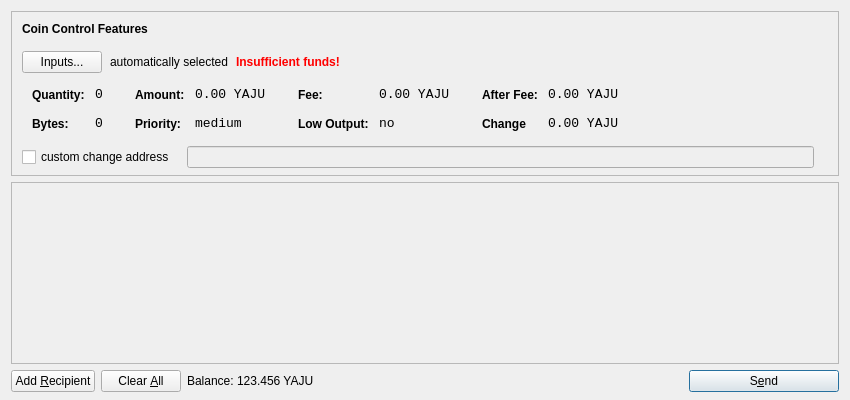
<?xml version="1.0" encoding="UTF-8"?>
<ui version="4.0">
 <class>SendCoinsDialog</class>
 <widget class="QDialog" name="SendCoinsDialog">
  <property name="geometry">
   <rect>
    <x>0</x>
    <y>0</y>
    <width>850</width>
    <height>400</height>
   </rect>
  </property>
  <property name="windowTitle">
   <string>Send Coins</string>
  </property>
  <layout class="QVBoxLayout" name="verticalLayout" stretch="0,1,0">
   <property name="bottomMargin">
    <number>8</number>
   </property>
   <item>
    <widget class="QFrame" name="frameCoinControl">
     <property name="sizePolicy">
      <sizepolicy hsizetype="Expanding" vsizetype="Expanding">
       <horstretch>0</horstretch>
       <verstretch>0</verstretch>
      </sizepolicy>
     </property>
     <property name="maximumSize">
      <size>
       <width>16777215</width>
       <height>16777215</height>
      </size>
     </property>
     <property name="frameShape">
      <enum>QFrame::StyledPanel</enum>
     </property>
     <property name="frameShadow">
      <enum>QFrame::Sunken</enum>
     </property>
     <layout class="QVBoxLayout" name="verticalLayoutCoinControl2">
      <property name="spacing">
       <number>-1</number>
      </property>
      <property name="leftMargin">
       <number>0</number>
      </property>
      <property name="topMargin">
       <number>0</number>
      </property>
      <property name="rightMargin">
       <number>0</number>
      </property>
      <property name="bottomMargin">
       <number>6</number>
      </property>
      <item>
       <layout class="QVBoxLayout" name="verticalLayoutCoinControl" stretch="0,0,0,0,1">
        <property name="spacing">
         <number>0</number>
        </property>
        <property name="leftMargin">
         <number>10</number>
        </property>
        <property name="topMargin">
         <number>10</number>
        </property>
        <item>
         <layout class="QHBoxLayout" name="horizontalLayoutCoinControl1">
          <property name="bottomMargin">
           <number>15</number>
          </property>
          <item>
           <widget class="QLabel" name="labelCoinControlFeatures">
            <property name="sizePolicy">
             <sizepolicy hsizetype="Preferred" vsizetype="Maximum">
              <horstretch>0</horstretch>
              <verstretch>0</verstretch>
             </sizepolicy>
            </property>
            <property name="font">
             <font>
              <weight>75</weight>
              <bold>true</bold>
             </font>
            </property>
            <property name="styleSheet">
             <string notr="true">font-weight:bold;</string>
            </property>
            <property name="text">
             <string>Coin Control Features</string>
            </property>
           </widget>
          </item>
         </layout>
        </item>
        <item>
         <layout class="QHBoxLayout" name="horizontalLayoutCoinControl2" stretch="0,0,0,0">
          <property name="spacing">
           <number>8</number>
          </property>
          <property name="bottomMargin">
           <number>10</number>
          </property>
          <item>
           <widget class="QPushButton" name="pushButtonCoinControl">
            <property name="styleSheet">
             <string notr="true"/>
            </property>
            <property name="text">
             <string>Inputs...</string>
            </property>
           </widget>
          </item>
          <item>
           <widget class="QLabel" name="labelCoinControlAutomaticallySelected">
            <property name="text">
             <string>automatically selected</string>
            </property>
            <property name="margin">
             <number>5</number>
            </property>
           </widget>
          </item>
          <item>
           <widget class="QLabel" name="labelCoinControlInsuffFunds">
            <property name="font">
             <font>
              <weight>75</weight>
              <bold>true</bold>
             </font>
            </property>
            <property name="styleSheet">
             <string notr="true">color:red;font-weight:bold;</string>
            </property>
            <property name="text">
             <string>Insufficient funds!</string>
            </property>
            <property name="margin">
             <number>5</number>
            </property>
           </widget>
          </item>
          <item>
           <spacer name="horizontalSpacerCoinControl">
            <property name="orientation">
             <enum>Qt::Horizontal</enum>
            </property>
            <property name="sizeHint" stdset="0">
             <size>
              <width>40</width>
              <height>1</height>
             </size>
            </property>
           </spacer>
          </item>
         </layout>
        </item>
        <item>
         <widget class="QWidget" name="widgetCoinControl" native="true">
          <property name="sizePolicy">
           <sizepolicy hsizetype="Preferred" vsizetype="Preferred">
            <horstretch>0</horstretch>
            <verstretch>0</verstretch>
           </sizepolicy>
          </property>
          <property name="minimumSize">
           <size>
            <width>0</width>
            <height>0</height>
           </size>
          </property>
          <property name="styleSheet">
           <string notr="true"/>
          </property>
          <layout class="QHBoxLayout" name="horizontalLayoutCoinControl5">
           <property name="margin">
            <number>0</number>
           </property>
           <item>
            <layout class="QHBoxLayout" name="horizontalLayoutCoinControl3" stretch="0,0,0,1">
             <property name="spacing">
              <number>20</number>
             </property>
             <property name="topMargin">
              <number>0</number>
             </property>
             <property name="bottomMargin">
              <number>10</number>
             </property>
             <item>
              <layout class="QFormLayout" name="formLayoutCoinControl1">
               <property name="horizontalSpacing">
                <number>10</number>
               </property>
               <property name="verticalSpacing">
                <number>14</number>
               </property>
               <property name="leftMargin">
                <number>10</number>
               </property>
               <property name="topMargin">
                <number>4</number>
               </property>
               <property name="rightMargin">
                <number>6</number>
               </property>
               <item row="0" column="0">
                <widget class="QLabel" name="labelCoinControlQuantityText">
                 <property name="styleSheet">
                  <string notr="true">font-weight:bold;</string>
                 </property>
                 <property name="text">
                  <string>Quantity:</string>
                 </property>
                 <property name="margin">
                  <number>0</number>
                 </property>
                </widget>
               </item>
               <item row="0" column="1">
                <widget class="QLabel" name="labelCoinControlQuantity">
                 <property name="font">
                  <font>
                   <family>Monospace</family>
                   <pointsize>10</pointsize>
                  </font>
                 </property>
                 <property name="cursor">
                  <cursorShape>IBeamCursor</cursorShape>
                 </property>
                 <property name="contextMenuPolicy">
                  <enum>Qt::ActionsContextMenu</enum>
                 </property>
                 <property name="text">
                  <string>0</string>
                 </property>
                 <property name="margin">
                  <number>0</number>
                 </property>
                 <property name="textInteractionFlags">
                  <set>Qt::LinksAccessibleByMouse|Qt::TextSelectableByKeyboard|Qt::TextSelectableByMouse</set>
                 </property>
                </widget>
               </item>
               <item row="1" column="0">
                <widget class="QLabel" name="labelCoinControlBytesText">
                 <property name="styleSheet">
                  <string notr="true">font-weight:bold;</string>
                 </property>
                 <property name="text">
                  <string>Bytes:</string>
                 </property>
                </widget>
               </item>
               <item row="1" column="1">
                <widget class="QLabel" name="labelCoinControlBytes">
                 <property name="font">
                  <font>
                   <family>Monospace</family>
                   <pointsize>10</pointsize>
                  </font>
                 </property>
                 <property name="cursor">
                  <cursorShape>IBeamCursor</cursorShape>
                 </property>
                 <property name="contextMenuPolicy">
                  <enum>Qt::ActionsContextMenu</enum>
                 </property>
                 <property name="text">
                  <string>0</string>
                 </property>
                 <property name="textInteractionFlags">
                  <set>Qt::LinksAccessibleByMouse|Qt::TextSelectableByKeyboard|Qt::TextSelectableByMouse</set>
                 </property>
                </widget>
               </item>
              </layout>
             </item>
             <item>
              <layout class="QFormLayout" name="formLayoutCoinControl2">
               <property name="horizontalSpacing">
                <number>10</number>
               </property>
               <property name="verticalSpacing">
                <number>14</number>
               </property>
               <property name="leftMargin">
                <number>6</number>
               </property>
               <property name="topMargin">
                <number>4</number>
               </property>
               <property name="rightMargin">
                <number>6</number>
               </property>
               <item row="0" column="0">
                <widget class="QLabel" name="labelCoinControlAmountText">
                 <property name="styleSheet">
                  <string notr="true">font-weight:bold;</string>
                 </property>
                 <property name="text">
                  <string>Amount:</string>
                 </property>
                 <property name="margin">
                  <number>0</number>
                 </property>
                </widget>
               </item>
               <item row="0" column="1">
                <widget class="QLabel" name="labelCoinControlAmount">
                 <property name="font">
                  <font>
                   <family>Monospace</family>
                   <pointsize>10</pointsize>
                  </font>
                 </property>
                 <property name="cursor">
                  <cursorShape>IBeamCursor</cursorShape>
                 </property>
                 <property name="contextMenuPolicy">
                  <enum>Qt::ActionsContextMenu</enum>
                 </property>
                 <property name="text">
                  <string>0.00 YAJU</string>
                 </property>
                 <property name="textInteractionFlags">
                  <set>Qt::LinksAccessibleByMouse|Qt::TextSelectableByKeyboard|Qt::TextSelectableByMouse</set>
                 </property>
                </widget>
               </item>
               <item row="1" column="0">
                <widget class="QLabel" name="labelCoinControlPriorityText">
                 <property name="styleSheet">
                  <string notr="true">font-weight:bold;</string>
                 </property>
                 <property name="text">
                  <string>Priority:</string>
                 </property>
                </widget>
               </item>
               <item row="1" column="1">
                <widget class="QLabel" name="labelCoinControlPriority">
                 <property name="font">
                  <font>
                   <family>Monospace</family>
                   <pointsize>10</pointsize>
                  </font>
                 </property>
                 <property name="cursor">
                  <cursorShape>IBeamCursor</cursorShape>
                 </property>
                 <property name="contextMenuPolicy">
                  <enum>Qt::ActionsContextMenu</enum>
                 </property>
                 <property name="text">
                  <string>medium</string>
                 </property>
                 <property name="textInteractionFlags">
                  <set>Qt::LinksAccessibleByMouse|Qt::TextSelectableByKeyboard|Qt::TextSelectableByMouse</set>
                 </property>
                </widget>
               </item>
              </layout>
             </item>
             <item>
              <layout class="QFormLayout" name="formLayoutCoinControl3">
               <property name="horizontalSpacing">
                <number>10</number>
               </property>
               <property name="verticalSpacing">
                <number>14</number>
               </property>
               <property name="leftMargin">
                <number>6</number>
               </property>
               <property name="topMargin">
                <number>4</number>
               </property>
               <property name="rightMargin">
                <number>6</number>
               </property>
               <item row="0" column="0">
                <widget class="QLabel" name="labelCoinControlFeeText">
                 <property name="styleSheet">
                  <string notr="true">font-weight:bold;</string>
                 </property>
                 <property name="text">
                  <string>Fee:</string>
                 </property>
                 <property name="margin">
                  <number>0</number>
                 </property>
                </widget>
               </item>
               <item row="0" column="1">
                <widget class="QLabel" name="labelCoinControlFee">
                 <property name="font">
                  <font>
                   <family>Monospace</family>
                   <pointsize>10</pointsize>
                  </font>
                 </property>
                 <property name="cursor">
                  <cursorShape>IBeamCursor</cursorShape>
                 </property>
                 <property name="contextMenuPolicy">
                  <enum>Qt::ActionsContextMenu</enum>
                 </property>
                 <property name="text">
                  <string>0.00 YAJU</string>
                 </property>
                 <property name="textInteractionFlags">
                  <set>Qt::LinksAccessibleByMouse|Qt::TextSelectableByKeyboard|Qt::TextSelectableByMouse</set>
                 </property>
                </widget>
               </item>
               <item row="1" column="0">
                <widget class="QLabel" name="labelCoinControlLowOutputText">
                 <property name="styleSheet">
                  <string notr="true">font-weight:bold;</string>
                 </property>
                 <property name="text">
                  <string>Low Output:</string>
                 </property>
                </widget>
               </item>
               <item row="1" column="1">
                <widget class="QLabel" name="labelCoinControlLowOutput">
                 <property name="font">
                  <font>
                   <family>Monospace</family>
                   <pointsize>10</pointsize>
                  </font>
                 </property>
                 <property name="cursor">
                  <cursorShape>IBeamCursor</cursorShape>
                 </property>
                 <property name="contextMenuPolicy">
                  <enum>Qt::ActionsContextMenu</enum>
                 </property>
                 <property name="text">
                  <string>no</string>
                 </property>
                 <property name="textInteractionFlags">
                  <set>Qt::LinksAccessibleByMouse|Qt::TextSelectableByKeyboard|Qt::TextSelectableByMouse</set>
                 </property>
                </widget>
               </item>
              </layout>
             </item>
             <item>
              <layout class="QFormLayout" name="formLayoutCoinControl4">
               <property name="horizontalSpacing">
                <number>10</number>
               </property>
               <property name="verticalSpacing">
                <number>14</number>
               </property>
               <property name="leftMargin">
                <number>6</number>
               </property>
               <property name="topMargin">
                <number>4</number>
               </property>
               <property name="rightMargin">
                <number>6</number>
               </property>
               <item row="0" column="0">
                <widget class="QLabel" name="labelCoinControlAfterFeeText">
                 <property name="styleSheet">
                  <string notr="true">font-weight:bold;</string>
                 </property>
                 <property name="text">
                  <string>After Fee:</string>
                 </property>
                 <property name="margin">
                  <number>0</number>
                 </property>
                </widget>
               </item>
               <item row="0" column="1">
                <widget class="QLabel" name="labelCoinControlAfterFee">
                 <property name="font">
                  <font>
                   <family>Monospace</family>
                   <pointsize>10</pointsize>
                  </font>
                 </property>
                 <property name="cursor">
                  <cursorShape>IBeamCursor</cursorShape>
                 </property>
                 <property name="contextMenuPolicy">
                  <enum>Qt::ActionsContextMenu</enum>
                 </property>
                 <property name="text">
                  <string>0.00 YAJU</string>
                 </property>
                 <property name="textInteractionFlags">
                  <set>Qt::LinksAccessibleByMouse|Qt::TextSelectableByKeyboard|Qt::TextSelectableByMouse</set>
                 </property>
                </widget>
               </item>
               <item row="1" column="0">
                <widget class="QLabel" name="labelCoinControlChangeText">
                 <property name="styleSheet">
                  <string notr="true">font-weight:bold;</string>
                 </property>
                 <property name="text">
                  <string>Change</string>
                 </property>
                </widget>
               </item>
               <item row="1" column="1">
                <widget class="QLabel" name="labelCoinControlChange">
                 <property name="font">
                  <font>
                   <family>Monospace</family>
                   <pointsize>10</pointsize>
                  </font>
                 </property>
                 <property name="cursor">
                  <cursorShape>IBeamCursor</cursorShape>
                 </property>
                 <property name="contextMenuPolicy">
                  <enum>Qt::ActionsContextMenu</enum>
                 </property>
                 <property name="text">
                  <string>0.00 YAJU</string>
                 </property>
                 <property name="textInteractionFlags">
                  <set>Qt::LinksAccessibleByMouse|Qt::TextSelectableByKeyboard|Qt::TextSelectableByMouse</set>
                 </property>
                </widget>
               </item>
              </layout>
             </item>
            </layout>
           </item>
          </layout>
         </widget>
        </item>
        <item>
         <layout class="QHBoxLayout" name="horizontalLayoutCoinControl4" stretch="0,0,0">
          <property name="spacing">
           <number>12</number>
          </property>
          <property name="sizeConstraint">
           <enum>QLayout::SetDefaultConstraint</enum>
          </property>
          <property name="topMargin">
           <number>5</number>
          </property>
          <property name="rightMargin">
           <number>5</number>
          </property>
          <item>
           <widget class="QCheckBox" name="checkBoxCoinControlChange">
            <property name="text">
             <string>custom change address</string>
            </property>
           </widget>
          </item>
          <item>
           <widget class="QLineEdit" name="lineEditCoinControlChange">
            <property name="enabled">
             <bool>false</bool>
            </property>
            <property name="sizePolicy">
             <sizepolicy hsizetype="Expanding" vsizetype="Fixed">
              <horstretch>0</horstretch>
              <verstretch>0</verstretch>
             </sizepolicy>
            </property>
           </widget>
          </item>
          <item>
           <widget class="QLabel" name="labelCoinControlChangeLabel">
            <property name="sizePolicy">
             <sizepolicy hsizetype="Preferred" vsizetype="Expanding">
              <horstretch>0</horstretch>
              <verstretch>0</verstretch>
             </sizepolicy>
            </property>
            <property name="minimumSize">
             <size>
              <width>0</width>
              <height>0</height>
             </size>
            </property>
            <property name="text">
             <string/>
            </property>
            <property name="margin">
             <number>3</number>
            </property>
           </widget>
          </item>
         </layout>
        </item>
        <item>
         <spacer name="verticalSpacerCoinControl">
          <property name="orientation">
           <enum>Qt::Vertical</enum>
          </property>
          <property name="sizeHint" stdset="0">
           <size>
            <width>800</width>
            <height>1</height>
           </size>
          </property>
         </spacer>
        </item>
       </layout>
      </item>
     </layout>
    </widget>
   </item>
   <item>
    <widget class="QScrollArea" name="scrollArea">
     <property name="widgetResizable">
      <bool>true</bool>
     </property>
     <widget class="QWidget" name="scrollAreaWidgetContents">
      <property name="geometry">
       <rect>
        <x>0</x>
        <y>0</y>
        <width>830</width>
        <height>165</height>
       </rect>
      </property>
      <layout class="QVBoxLayout" name="verticalLayout_2">
       <property name="margin">
        <number>0</number>
       </property>
       <item>
        <layout class="QVBoxLayout" name="entries">
         <property name="spacing">
          <number>6</number>
         </property>
        </layout>
       </item>
       <item>
        <spacer name="verticalSpacer">
         <property name="orientation">
          <enum>Qt::Vertical</enum>
         </property>
         <property name="sizeHint" stdset="0">
          <size>
           <width>20</width>
           <height>40</height>
          </size>
         </property>
        </spacer>
       </item>
      </layout>
     </widget>
    </widget>
   </item>
   <item>
    <layout class="QHBoxLayout" name="horizontalLayout">
     <item>
      <widget class="QPushButton" name="addButton">
       <property name="toolTip">
        <string>Send to multiple recipients at once</string>
       </property>
       <property name="text">
        <string>Add &amp;Recipient</string>
       </property>
       <property name="icon">
        <iconset resource="../bitcoin.qrc">
         <normaloff>:/icons/add</normaloff>:/icons/add</iconset>
       </property>
       <property name="autoDefault">
        <bool>false</bool>
       </property>
      </widget>
     </item>
     <item>
      <widget class="QPushButton" name="clearButton">
       <property name="sizePolicy">
        <sizepolicy hsizetype="Minimum" vsizetype="Fixed">
         <horstretch>0</horstretch>
         <verstretch>0</verstretch>
        </sizepolicy>
       </property>
       <property name="toolTip">
        <string>Remove all transaction fields</string>
       </property>
       <property name="text">
        <string>Clear &amp;All</string>
       </property>
       <property name="icon">
        <iconset resource="../bitcoin.qrc">
         <normaloff>:/icons/remove</normaloff>:/icons/remove</iconset>
       </property>
       <property name="autoRepeatDelay">
        <number>300</number>
       </property>
       <property name="autoDefault">
        <bool>false</bool>
       </property>
      </widget>
     </item>
     <item>
      <layout class="QHBoxLayout" name="horizontalLayout_2">
       <property name="spacing">
        <number>3</number>
       </property>
       <item>
        <widget class="QLabel" name="label">
         <property name="sizePolicy">
          <sizepolicy hsizetype="Preferred" vsizetype="Fixed">
           <horstretch>0</horstretch>
           <verstretch>0</verstretch>
          </sizepolicy>
         </property>
         <property name="text">
          <string>Balance:</string>
         </property>
        </widget>
       </item>
       <item>
        <widget class="QLabel" name="labelBalance">
         <property name="sizePolicy">
          <sizepolicy hsizetype="Preferred" vsizetype="Fixed">
           <horstretch>0</horstretch>
           <verstretch>0</verstretch>
          </sizepolicy>
         </property>
         <property name="cursor">
          <cursorShape>IBeamCursor</cursorShape>
         </property>
         <property name="text">
          <string>123.456 YAJU</string>
         </property>
         <property name="textInteractionFlags">
          <set>Qt::LinksAccessibleByMouse|Qt::TextSelectableByKeyboard|Qt::TextSelectableByMouse</set>
         </property>
        </widget>
       </item>
      </layout>
     </item>
     <item>
      <spacer name="horizontalSpacer">
       <property name="orientation">
        <enum>Qt::Horizontal</enum>
       </property>
       <property name="sizeHint" stdset="0">
        <size>
         <width>40</width>
         <height>20</height>
        </size>
       </property>
      </spacer>
     </item>
     <item>
      <widget class="QPushButton" name="sendButton">
       <property name="minimumSize">
        <size>
         <width>150</width>
         <height>0</height>
        </size>
       </property>
       <property name="toolTip">
        <string>Confirm the send action</string>
       </property>
       <property name="text">
        <string>S&amp;end</string>
       </property>
       <property name="icon">
        <iconset resource="../bitcoin.qrc">
         <normaloff>:/icons/send</normaloff>:/icons/send</iconset>
       </property>
       <property name="default">
        <bool>true</bool>
       </property>
      </widget>
     </item>
    </layout>
   </item>
  </layout>
 </widget>
 <resources>
  <include location="../bitcoin.qrc"/>
 </resources>
 <connections/>
</ui>
